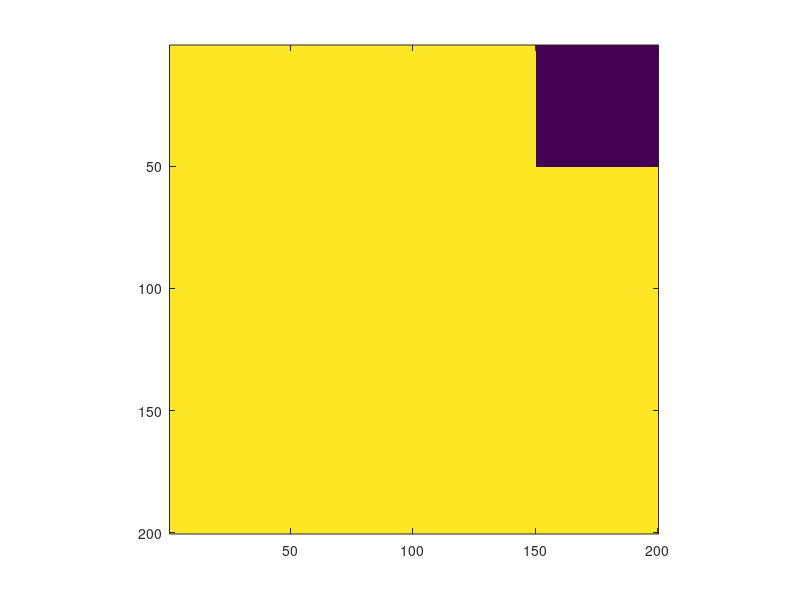

Write the MATLAB code that produced this figure. (Note: this script raises an error after producing the figure.)

clear; close all; clc;

%% define a sample field

pixel_num = 200;

amplitude0 = rand(pixel_num);
phase0 = rand(pixel_num);
sample_field0 = amplitude0 .* exp(1i .* phase0*2*pi);

%% define a support

pad = 2;
tri = round(pixel_num/4);

pgon = ones(pixel_num);
pgon(1:tri, pixel_num - tri + 1:pixel_num) = 0;
imagesc(pgon), axis image

pgon2 = mpad(pgon, size(pgon)*pad);

%% sample field in the detector plane

temp = fftshift(fft2(ifftshift(sample_field0)));
temp = pad_center(temp, size(temp)*pad);
ground = temp .* pgon2;

sample_field1 = fftshift(ifft2(ifftshift(ground)));

%% reciprocal HIO algorithm

gpuDevice(1);

amp = gpuArray(abs(sample_field1));
initial = amp .* exp(1i*2*pi*rand(size(amp)));
initial = fftshift(fft2(ifftshift(initial)));

for ii = 1:1500
  
    if ii < 500
        lambda = 0.005;
    else
        lambda = 0.1;
    end
    
    if ii == 1 
        temp0 = initial;
    else
        temp0 = gpuArray(temp2);
    end
    
    til_psi = fftshift(ifft2(ifftshift(temp0)));

    amp_prime = (1- lambda)*amp + lambda*abs(til_psi);
    temp = amp_prime .* gpuArray(exp(1i .* angle(til_psi)));
    g_k_prime = fftshift(fft2(ifftshift(temp)));

    g_k = gpuArray(zeros(size(temp0)));
    g_k(pgon2 == 1) = g_k_prime(pgon2 == 1);
    g_k(pgon2 == 0) = temp0(pgon2 == 0) - 0.6*g_k_prime(pgon2 == 0);

    temp2 = g_k;

    if corr_c(temp2, temp0) > 0.999999
        break;
    end    
end

for ii = 1:100
    
    temp0 = temp2;
    temp0 = fftshift(ifft2(ifftshift(temp0)));
    temp0 = amp .* exp(1i .* angle(temp0));
    temp2 = pgon2 .* fftshift(fft2(ifftshift(temp0)));
end

imagesc(abs(temp2)), axis image
corr_c(temp2, ground)
